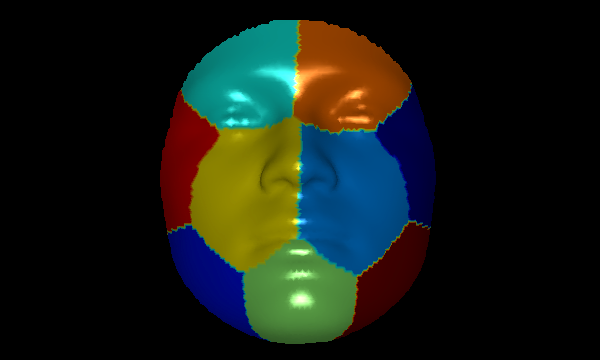
#> input picture CV/face.tiff, 600 x 360 px
$ python histograms.py
#> lines starting #> are read from the running program, lines starting #| are printed output that depends on the picture
import cv2
import numpy as np

image_c = cv2.imread('face.tiff')
#> image_c is the input picture: shape (360, 600, 3); mean B, G, R 21.1, 28.5, 22.5
image_g = cv2.imread('face.tiff', 0)
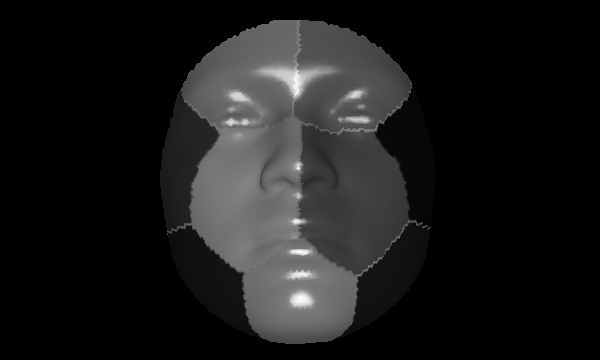
#> image_g: shape (360, 600); min 0, max 253, mean 25.9

# using CV
hist_cv = cv2.calcHist([image_g], [0], mask=None, histSize=[256], ranges=[0,256])
#> hist_cv = 256 values, max 144108 at index 0, min 0 at index 1, mean 843.8

# using np
hist_c, bins = np.histogram(image_c)
#> hist_c = [509505, 4403, 32613, 16328, 24206, 51696, 4398, 1613, 1060, 2178]; bins = [0, 25.5, 51, 76.5, 102, 127.5, 153, 178.5, 204, 229.5, 255]
hist_g, bins = np.histogram(image_g)
#> hist_g = [156941, 5092, 14584, 13616, 21798, 1846, 785, 622, 441, 275]; bins = [0, 25.3, 50.6, 75.9, 101.2, 126.5, 151.8, 177.1, 202.4, 227.7, 253]

cv2.imshow("CV_HIST", hist_cv)
cv2.imshow('NP_HIST Color', hist_c)
cv2.imshow('NP_HIST GRAY', hist_g)

# equalization

image = cv2.equalizeHist(image_g)
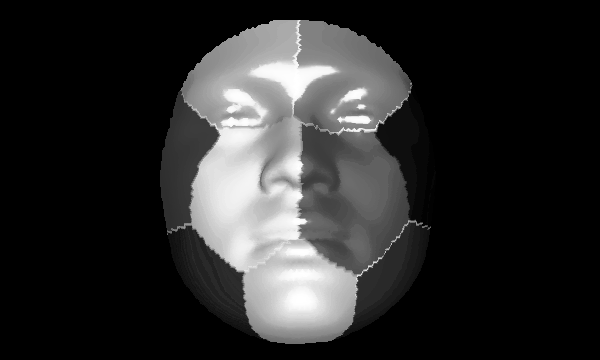
#> image: shape (360, 600); min 0, max 255, mean 43
res_u = np.hstack((image_g, image))
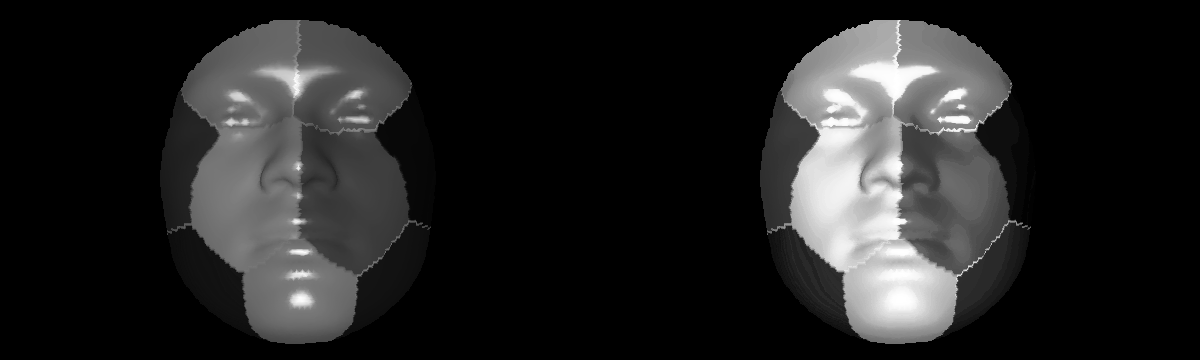
#> res_u: shape (360, 1200); min 0, max 255, mean 34.4

# adaptive equalization

clahe = cv2.createCLAHE()
adapted = clahe.apply(image_g)
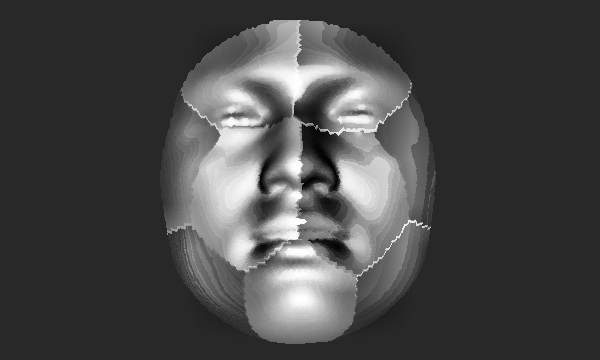
#> adapted: shape (360, 600); min 0, max 255, mean 71.1
res_l = np.hstack((image_g, adapted))
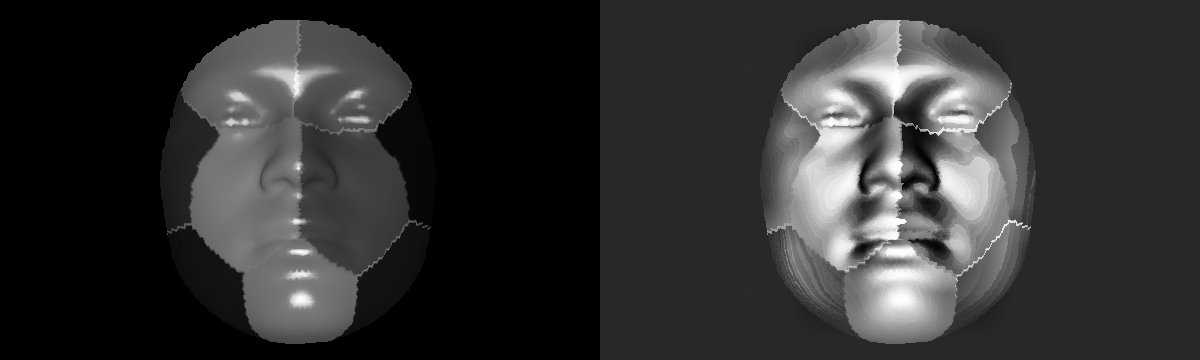
#> res_l: shape (360, 1200); min 0, max 255, mean 48.5

res = np.vstack((res_u, res_l))
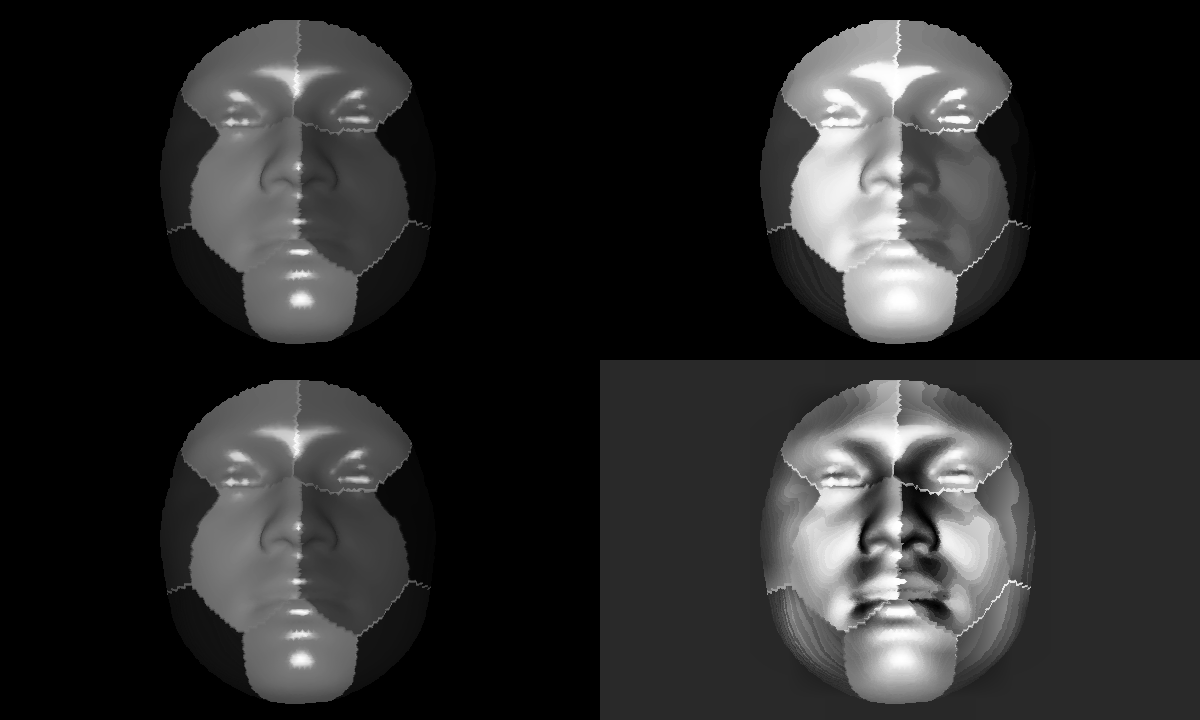
#> res: shape (720, 1200); min 0, max 255, mean 41.4
cv2.imshow('after equalization', res)


cv2.waitKey(0)
cv2.destroyAllWindows()
